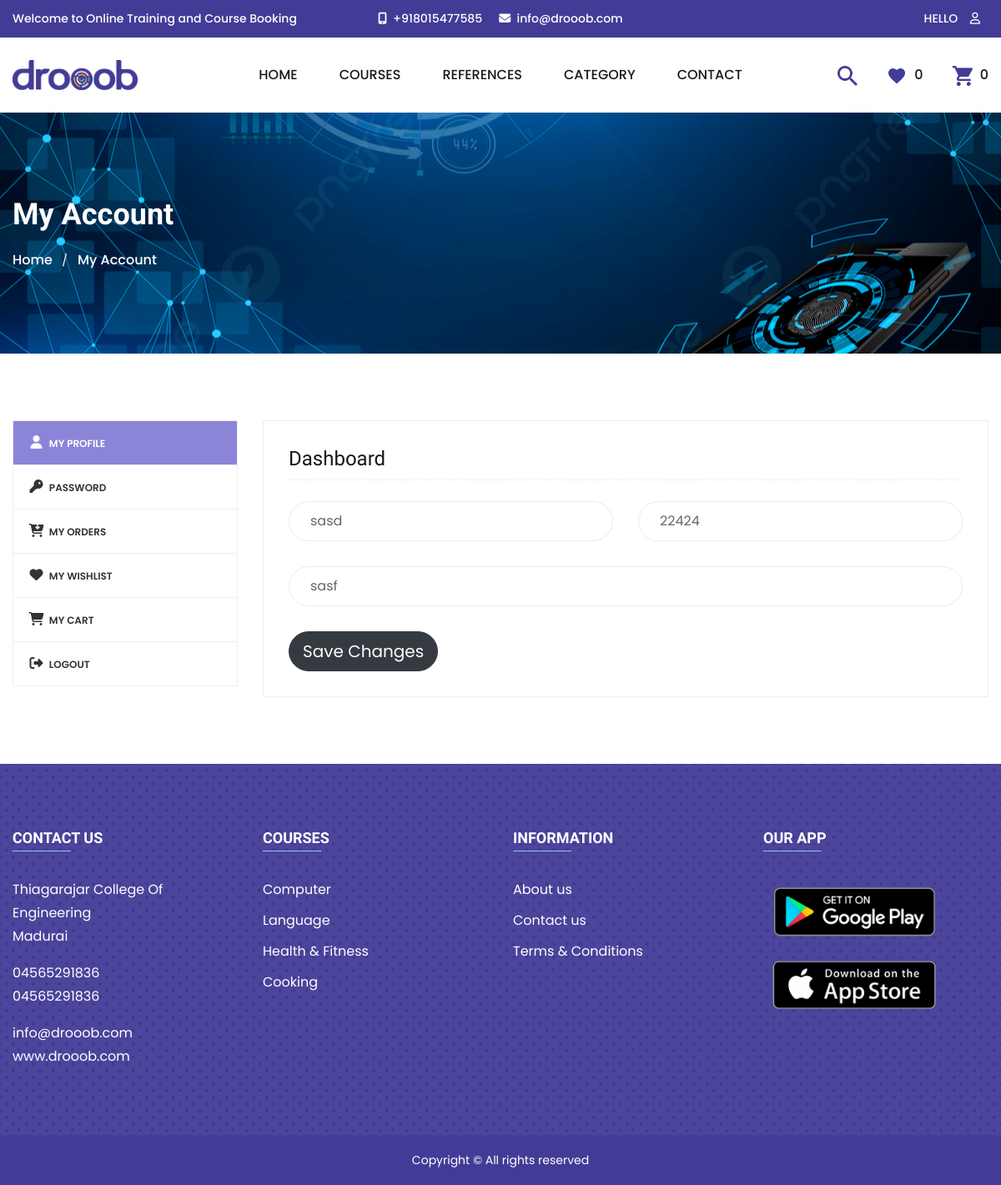
The page /Site/profile.php (signed in) on the database its author committed.
### tables this page shows
CREATE TABLE IF NOT EXISTS `user` (
  `u_id` int(11) NOT NULL AUTO_INCREMENT,
  `name` varchar(2000) DEFAULT NULL,
  `phone` varchar(2000) DEFAULT NULL,
  `email` varchar(200) DEFAULT NULL,
  `profile` varchar(200) DEFAULT NULL,
  `password` varchar(200) DEFAULT NULL,
  `city` varchar(200) DEFAULT NULL,
  `address` varchar(2000) DEFAULT NULL,
  `active` int(11) NOT NULL DEFAULT 1,
  `u_created_on` datetime NOT NULL DEFAULT current_timestamp() ON UPDATE current_timestamp(),
  PRIMARY KEY (`u_id`)
);

### Site/layout/profile-detail.php (the view, shortened to what this page needs)
<?php
	$uid = $_SESSION['userid'];
	$query=mysqli_query($con,"SELECT * FROM user WHERE u_id=$uid");
	while($row = mysqli_fetch_array($query))
	{ ?>
    <div class="page-section section section-padding">
        <div class="container">
			<div class="row mbn-30">
				<div class="col-lg-3 col-12 mb-30">
					<div class="myaccount-tab-menu nav" role="tablist">
						<a href="#dashboad" class="active" data-toggle="tab"><i class="fa fa-user"></i>
						My Profile</a>
						<a href="#orders" data-toggle="tab"><i class="fa fa-key"></i> Password</a>
						<a href="#download" data-toggle="tab"><i class="fa fa-cart-arrow-down"></i> My Orders</a>
						<a href="wishlist.php" "><i class="fa fa-heart"></i> My Wishlist</a>
						<a href="cart.php" ><i class="fa fa-shopping-cart"></i> My Cart</a>
						<a href="logout.php" onclick="return confirm('Are you sure you want to Logout?');"><i class="fa fa-sign-out"></i> Logout</a>
					</div>
				</div>
				<div class="col-lg-9 col-12 mb-30">
					<div class="tab-content" id="myaccountContent">
						<div class="tab-pane fade show active" id="dashboad" role="tabpanel">
							<div class="myaccount-content">
								<h3>Dashboard</h3>
								<div class="account-details-form">
									<form  method="post" enctype="multipart/form-data">
										<div class="row">
											<div class="col-lg-6 col-12 mb-30">
												<input id="first-name" placeholder="Name" name="name" type="text" value="<?php echo htmlentities($row['name']); ?>" required>
											</div>
											<div class="col-lg-6 col-12 mb-30">
												<input id="last-name" placeholder="Phone" type="text" name="phone" value="<?php echo htmlentities($row['phone']); ?>" required>
											</div>
											<div class="col-12 mb-30">
												<input id="email" placeholder="Email Address" type="email" value="<?php echo htmlentities($row['email']); ?>" readonly >
											</div>
											<div class="col-12">
												<button name="pupdate" class="btn btn-dark btn-round btn-lg" type="submit">Save Changes</button>
											</div>
										</div>
									</form>
								</div>
							</div>
						</div>
					</div>
				</div>
			</div>
		</div>
	</div>
<?php } ?>

### Site/assets/css/helper.css (style rules this page uses)
.mb-30 { margin-bottom: 30px !important; }
.mbn-30 { margin-bottom: -30px !important; }

### rows shown on the page
user: name "sasd", phone "22424", email "sasf"

### other values the page prints
$countfav "0"
$countcart "0"
